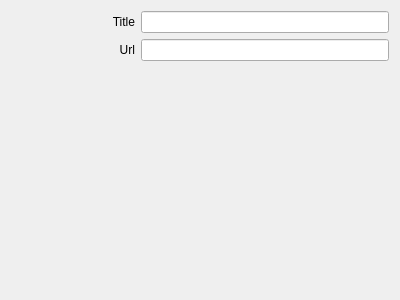
<?xml version="1.0" encoding="UTF-8"?>
<ui version="4.0">
 <class>WebPageSettings</class>
 <widget class="QWidget" name="WebPageSettings">
  <property name="geometry">
   <rect>
    <x>0</x>
    <y>0</y>
    <width>400</width>
    <height>300</height>
   </rect>
  </property>
  <layout class="QVBoxLayout" name="verticalLayout_2">
   <item>
    <layout class="QHBoxLayout" name="layout_title">
     <item>
      <widget class="QLabel" name="label_title">
       <property name="sizePolicy">
        <sizepolicy hsizetype="Preferred" vsizetype="Preferred">
         <horstretch>1</horstretch>
         <verstretch>0</verstretch>
        </sizepolicy>
       </property>
       <property name="text">
        <string>Title</string>
       </property>
       <property name="alignment">
        <set>Qt::AlignRight|Qt::AlignTrailing|Qt::AlignVCenter</set>
       </property>
      </widget>
     </item>
     <item>
      <widget class="QLineEdit" name="lineEdit_title">
       <property name="sizePolicy">
        <sizepolicy hsizetype="Expanding" vsizetype="Fixed">
         <horstretch>2</horstretch>
         <verstretch>0</verstretch>
        </sizepolicy>
       </property>
      </widget>
     </item>
    </layout>
   </item>
   <item>
    <layout class="QHBoxLayout" name="layout_url">
     <item>
      <widget class="QLabel" name="label_url">
       <property name="sizePolicy">
        <sizepolicy hsizetype="Preferred" vsizetype="Preferred">
         <horstretch>1</horstretch>
         <verstretch>0</verstretch>
        </sizepolicy>
       </property>
       <property name="text">
        <string>Url</string>
       </property>
       <property name="alignment">
        <set>Qt::AlignRight|Qt::AlignTrailing|Qt::AlignVCenter</set>
       </property>
      </widget>
     </item>
     <item>
      <widget class="QLineEdit" name="lineEdit_url">
       <property name="sizePolicy">
        <sizepolicy hsizetype="Expanding" vsizetype="Fixed">
         <horstretch>2</horstretch>
         <verstretch>0</verstretch>
        </sizepolicy>
       </property>
      </widget>
     </item>
    </layout>
   </item>
   <item>
    <spacer name="verticalSpacer">
     <property name="orientation">
      <enum>Qt::Vertical</enum>
     </property>
     <property name="sizeHint" stdset="0">
      <size>
       <width>20</width>
       <height>40</height>
      </size>
     </property>
    </spacer>
   </item>
  </layout>
 </widget>
 <resources/>
 <connections/>
</ui>
